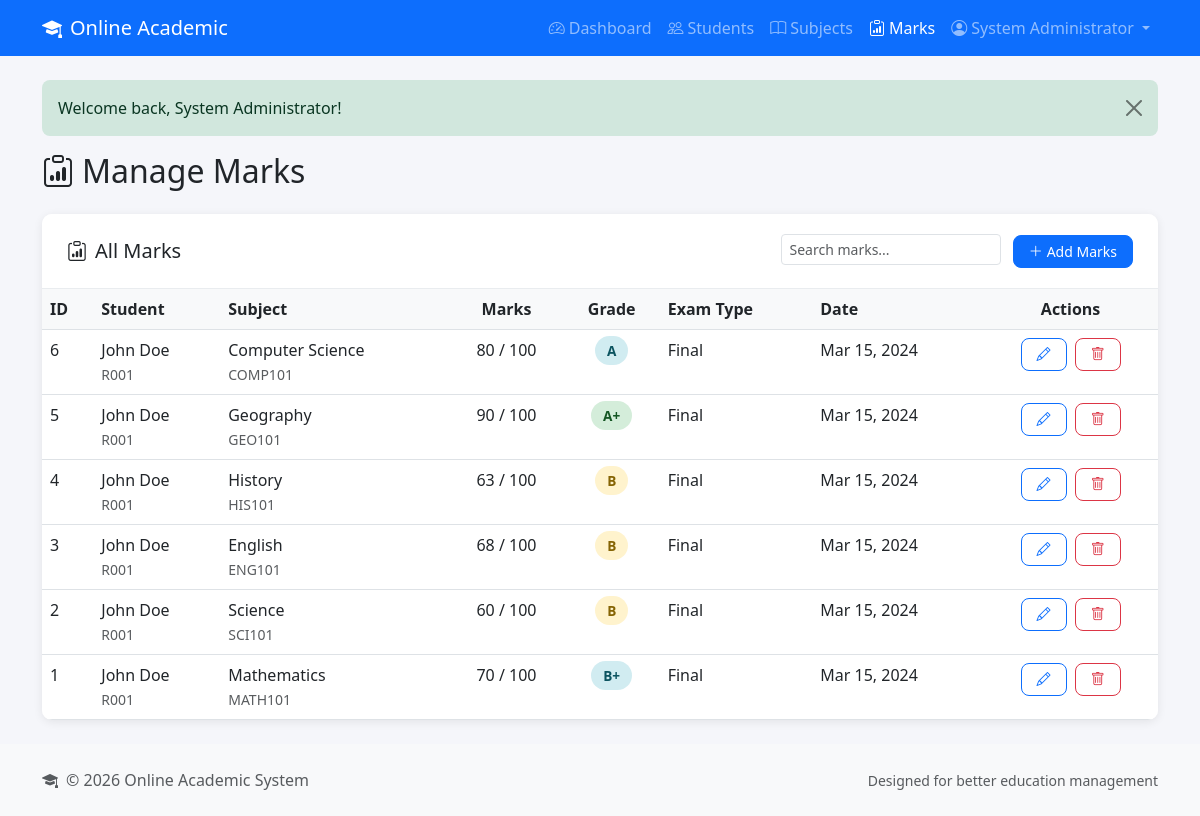
Screenshot of /admin/marks.php (signed in) with the database file from the repository.
### tables this page shows
CREATE TABLE IF NOT EXISTS marks (
    id INT AUTO_INCREMENT PRIMARY KEY,
    student_id INT NOT NULL,
    subject_id INT NOT NULL,
    marks_obtained INT NOT NULL,
    exam_type ENUM('midterm', 'final', 'quiz', 'assignment') DEFAULT 'final',
    exam_date DATE,
    remarks VARCHAR(255),
    created_by INT,
    created_at TIMESTAMP DEFAULT CURRENT_TIMESTAMP,
    updated_at TIMESTAMP DEFAULT CURRENT_TIMESTAMP ON UPDATE CURRENT_TIMESTAMP,
    FOREIGN KEY (student_id) REFERENCES users(id) ON DELETE CASCADE,
    FOREIGN KEY (subject_id) REFERENCES subjects(id) ON DELETE CASCADE,
    FOREIGN KEY (created_by) REFERENCES users(id) ON DELETE SET NULL,
    UNIQUE KEY unique_mark (student_id, subject_id, exam_type, exam_date),
    INDEX idx_student (student_id),
    INDEX idx_subject (subject_id),
    INDEX idx_exam_type (exam_type)
);

CREATE TABLE IF NOT EXISTS users (
    id INT AUTO_INCREMENT PRIMARY KEY,
    username VARCHAR(50) UNIQUE NOT NULL,
    password VARCHAR(255) NOT NULL,
    email VARCHAR(100) UNIQUE NOT NULL,
    full_name VARCHAR(100) NOT NULL,
    role ENUM('student', 'admin') DEFAULT 'student',
    roll_number VARCHAR(20) UNIQUE,
    class VARCHAR(20),
    phone VARCHAR(15),
    address TEXT,
    status ENUM('active', 'inactive') DEFAULT 'active',
    created_at TIMESTAMP DEFAULT CURRENT_TIMESTAMP,
    updated_at TIMESTAMP DEFAULT CURRENT_TIMESTAMP ON UPDATE CURRENT_TIMESTAMP,
    INDEX idx_role (role),
    INDEX idx_roll_number (roll_number),
    INDEX idx_status (status)
);

CREATE TABLE IF NOT EXISTS subjects (
    id INT AUTO_INCREMENT PRIMARY KEY,
    subject_code VARCHAR(20) UNIQUE NOT NULL,
    subject_name VARCHAR(100) NOT NULL,
    max_marks INT DEFAULT 100,
    pass_marks INT DEFAULT 40,
    description TEXT,
    status ENUM('active', 'inactive') DEFAULT 'active',
    created_at TIMESTAMP DEFAULT CURRENT_TIMESTAMP,
    INDEX idx_subject_code (subject_code),
    INDEX idx_status (status)
);

### config/database.php (called while the page is built, shortened)
<?php
function getDBConnection() {
    static $pdo = null;
    if ($pdo === null) {
        try {
            $dsn = "mysql:host=" . DB_HOST . ";dbname=" . DB_NAME . ";charset=" . DB_CHARSET;
            $options = [
                PDO::ATTR_ERRMODE => PDO::ERRMODE_EXCEPTION,
                PDO::ATTR_DEFAULT_FETCH_MODE => PDO::FETCH_ASSOC,
                PDO::ATTR_EMULATE_PREPARES => false,
                PDO::MYSQL_ATTR_INIT_COMMAND => "SET NAMES " . DB_CHARSET . " COLLATE utf8mb4_unicode_ci"
            ];
            $pdo = new PDO($dsn, DB_USER, DB_PASS, $options);
        } catch (PDOException $e) {
            error_log("Database connection failed: " . $e->getMessage());
            throw new Exception("Database connection failed. Please try again later.");
        }
    }
    return $pdo;
}
function executeQuery($sql, $params = []) {
    $pdo = getDBConnection();
    $stmt = $pdo->prepare($sql);
    $stmt->execute($params);
    return $stmt;
}
function fetchAll($sql, $params = []) {
    return executeQuery($sql, $params)->fetchAll();
}

### admin/marks.php (the view, shortened to what this page needs)
<?php
require_once __DIR__ . '/../includes/functions.php';
$action = $_GET['action'] ?? 'list';
$error = '';
$students = getAllStudents();
$subjects = getAllSubjects();
$editMark = null;
$marks = fetchAll(
    "SELECT m.*, u.full_name as student_name, u.roll_number, s.subject_name, s.subject_code, s.max_marks, s.pass_marks
     FROM marks m
     JOIN users u ON m.student_id = u.id
     JOIN subjects s ON m.subject_id = s.id
     ORDER BY m.created_at DESC"
);
include __DIR__ . '/../includes/header.php';
?>
<div class="row">
    <div class="col-12">
        <h2 class="mb-4">
            <i class="bi bi-clipboard-data me-2"></i>Manage Marks
        </h2>
    </div>
</div>
<?php if ($action === 'add' || $action === 'edit'): ?>
<div class="row">
    <div class="col-md-8 mx-auto">
        <div class="card">
            <div class="card-header">
                <h5 class="mb-0">
                    <i class="bi bi-<?php echo $action === 'add' ? 'plus-lg' : 'pencil'; ?> me-2"></i>
                    <?php echo $action === 'add' ? 'Add New Marks' : 'Edit Marks'; ?>
                </h5>
            </div>
            <div class="card-body">
                <?php if ($error): ?>
                    <div class="alert alert-danger"><?php echo $error; ?></div>
                <?php endif; ?>
                <form method="POST" action="" class="needs-validation" novalidate>
                    <input type="hidden" name="id" value="<?php echo $editMark['id'] ?? ''; ?>">
                    <div class="row">
                        <div class="col-md-6 mb-3">
                            <label class="form-label">Student *</label>
                            <select class="form-select" name="student_id" required>
                                <option value="">Select Student</option>
                                <?php foreach ($students as $student): ?>
                                <option value="<?php echo $student['id']; ?>"
                                    <?php echo ($editMark['student_id'] ?? '') == $student['id'] ? 'selected' : ''; ?>>
                                    <?php echo htmlspecialchars($student['full_name'] . ' (' . $student['roll_number'] . ')'); ?>
                                </option>
                                <?php endforeach; ?>
                            </select>
                        </div>
                        <div class="col-md-6 mb-3">
                            <label class="form-label">Subject *</label>
                            <select class="form-select" name="subject_id" required>
                                <option value="">Select Subject</option>
                                <?php foreach ($subjects as $subject): ?>
                                <option value="<?php echo $subject['id']; ?>"
                                    data-max-marks="<?php echo $subject['max_marks']; ?>"
                                    <?php echo ($editMark['subject_id'] ?? '') == $subject['id'] ? 'selected' : ''; ?>>
                                    <?php echo htmlspecialchars($subject['subject_name'] . ' (' . $subject['subject_code'] . ')'); ?>
                                </option>
                                <?php endforeach; ?>
                            </select>
                        </div>
                    </div>
                    <div class="row">
                        <div class="col-md-4 mb-3">
                            <label class="form-label">Marks Obtained *</label>
                            <input type="number" class="form-control marks-input" name="marks_obtained" required
                                   min="0" id="marksObtained"
                                   value="<?php echo $editMark['marks_obtained'] ?? ''; ?>">
                            <small class="text-muted">Max marks: <span id="maxMarksDisplay">100</span></small>
                        </div>
                        <div class="col-md-4 mb-3">
                            <label class="form-label">Exam Type *</label>
                            <select class="form-select" name="exam_type" required>
                                <option value="midterm" <?php echo ($editMark['exam_type'] ?? '') === 'midterm' ? 'selected' : ''; ?>>Midterm</option>
                                <option value="final" <?php echo ($editMark['exam_type'] ?? 'final') === 'final' ? 'selected' : ''; ?>>Final</option>
                                <option value="quiz" <?php echo ($editMark['exam_type'] ?? '') === 'quiz' ? 'selected' : ''; ?>>Quiz</option>
                                <option value="assignment" <?php echo ($editMark['exam_type'] ?? '') === 'assignment' ? 'selected' : ''; ?>>Assignment</option>
                            </select>
                        </div>
                        <div class="col-md-4 mb-3">
                            <label class="form-label">Exam Date *</label>
                            <input type="date" class="form-control" name="exam_date" required
                                   value="<?php echo $editMark['exam_date'] ?? date('Y-m-d'); ?>">
                        </div>
                    </div>
                    <div class="mb-3">
                        <label class="form-label">Remarks</label>
                        <textarea class="form-control" name="remarks" rows="2"><?php echo htmlspecialchars($editMark['remarks'] ?? ''); ?></textarea>
                    </div>
                    <div class="d-flex justify-content-between">
                        <a href="marks.php" class="btn btn-secondary">
                            <i class="bi bi-arrow-left me-1"></i>Back
                        </a>
                        <button type="submit" name="save_mark" class="btn btn-primary">
                            <i class="bi bi-check-lg me-1"></i>Save Marks
                        </button>
                    </div>
                </form>
            </div>
        </div>
    </div>
</div>
<script>
// Update max marks display when subject changes
document.querySelector('select[name="subject_id"]').addEventListener('change', function() {
    const selectedOption = this.options[this.selectedIndex];
    const maxMarks = selectedOption.getAttribute('data-max-marks') || 100;
    document.getElementById('maxMarksDisplay').textContent = maxMarks;
    document.getElementById('marksObtained').setAttribute('max', maxMarks);
});
</script>
<?php else: ?>
<div class="row">
    <div class="col-12">
        <div class="table-card">
            <div class="card-header d-flex justify-content-between align-items-center">
                <h5 class="mb-0"><i class="bi bi-clipboard-data me-2"></i>All Marks</h5>
                <div>
                    <input type="text" class="form-control form-control-sm d-inline-block w-auto me-2 table-search"
                           data-table="marksTable" placeholder="Search marks...">
                    <a href="marks.php?action=add" class="btn btn-primary btn-sm">
                        <i class="bi bi-plus-lg me-1"></i>Add Marks
                    </a>
                </div>
            </div>
            <div class="card-body p-0">
                <?php if (empty($marks)): ?>
                    <div class="empty-state">
                        <i class="bi bi-inbox empty-state-icon"></i>
                        <h4>No Marks Found</h4>
                        <p class="text-muted">Start by adding marks for students.</p>
                        <a href="marks.php?action=add" class="btn btn-primary">
                            <i class="bi bi-plus-lg me-1"></i>Add Marks
                        </a>
                    </div>
                <?php else: ?>
                    <div class="table-responsive">
                        <table class="table table-hover mb-0" id="marksTable">
                            <thead>
                                <tr>
                                    <th>ID</th>
                                    <th>Student</th>
                                    <th>Subject</th>
                                    <th class="text-center">Marks</th>
                                    <th class="text-center">Grade</th>
                                    <th>Exam Type</th>
                                    <th>Date</th>
                                    <th class="text-center">Actions</th>
                                </tr>
                            </thead>
                            <tbody>
                                <?php foreach ($marks as $mark):
                                    $grade = calculateGrade($mark['marks_obtained'], $mark['max_marks']);
                                ?>
                                <tr>
                                    <td><?php echo $mark['id']; ?></td>
                                    <td>
                                        <?php echo htmlspecialchars($mark['student_name']); ?><br>
                                        <small class="text-muted"><?php echo htmlspecialchars($mark['roll_number']); ?></small>
                                    </td>
                                    <td>
                                        <?php echo htmlspecialchars($mark['subject_name']); ?><br>
                                        <small class="text-muted"><?php echo htmlspecialchars($mark['subject_code']); ?></small>
                                    </td>
                                    <td class="text-center">
                                        <?php echo $mark['marks_obtained']; ?> / <?php echo $mark['max_marks']; ?>
                                    </td>
                                    <td class="text-center">
                                        <span class="grade-badge grade-<?php echo strtolower(str_replace('+', '-plus', $grade)); ?>">
                                            <?php echo $grade; ?>
                                        </span>
                                    </td>
                                    <td><?php echo ucfirst($mark['exam_type']); ?></td>
                                    <td><?php echo formatDate($mark['exam_date']); ?></td>
                                    <td class="text-center">
                                        <a href="marks.php?action=edit&id=<?php echo $mark['id']; ?>"
                                           class="btn btn-sm btn-outline-primary me-1" title="Edit">
                                            <i class="bi bi-pencil"></i>
                                        </a>
                                        <a href="marks.php?action=delete&id=<?php echo $mark['id']; ?>"
                                           class="btn btn-sm btn-outline-danger btn-delete" title="Delete"
                                           onclick="return confirm('Are you sure you want to delete these marks?')">
                                            <i class="bi bi-trash"></i>
                                        </a>
                                    </td>
                                </tr>
                                <?php endforeach; ?>
                            </tbody>
                        </table>
                    </div>
                <?php endif; ?>
            </div>
        </div>
    </div>
</div>
<?php endif; ?>
<?php include __DIR__ . '/../includes/footer.php'; ?>

### assets/css/style.css (style rules this page uses)
:root { --primary-color: #0d6efd; --secondary-color: #6c757d; --success-color: #198754; --info-color: #0dcaf0; --warning-color: #ffc107; --danger-color: #dc3545; --light-color: #f8f9fa; --dark-color: #212529; }
html, body { height: 100%; }
body { display: flex; flex-direction: column; background-color: #f5f6fa; }
.table-card { background: white; border-radius: 10px; box-shadow: 0 2px 10px rgba(0,0,0,0.08); overflow: hidden; }
.table-card .card-header { background: white; border-bottom: 1px solid #e9ecef; padding: 20px 25px; }
.table-card .table { margin-bottom: 0; }
.table-card .table th { background-color: #f8f9fa; font-weight: 600; border-top: none; }
.grade-badge { padding: 5px 12px; border-radius: 20px; font-weight: 600; font-size: 0.85rem; }
.grade-a-plus { background-color: #d4edda; color: #155724; }
.grade-a { background-color: #d1ecf1; color: #0c5460; }
.grade-b-plus { background-color: #d1ecf1; color: #0c5460; }
.grade-b { background-color: #fff3cd; color: #856404; }
.btn { border-radius: 8px; font-weight: 500; padding: 10px 20px; }
.btn-sm { padding: 5px 15px; font-size: 0.875rem; }

### rows the page displays
marks: id "6", student.full_name "John Doe", student.roll_number "R001", subject.subject_name "Computer Science", subject.subject_code "COMP101", marks_obtained "80", subject.max_marks "100", marks_obtained.max_marks "A", exam_type "Final", exam_date "Mar 15, 2024"
marks: id "5", student.full_name "John Doe", student.roll_number "R001", subject.subject_name "Geography", subject.subject_code "GEO101", marks_obtained "90", subject.max_marks "100", marks_obtained.max_marks "A+", exam_type "Final", exam_date "Mar 15, 2024"
marks: id "4", student.full_name "John Doe", student.roll_number "R001", subject.subject_name "History", subject.subject_code "HIS101", marks_obtained "63", subject.max_marks "100", marks_obtained.max_marks "B", exam_type "Final", exam_date "Mar 15, 2024"
marks: id "3", student.full_name "John Doe", student.roll_number "R001", subject.subject_name "English", subject.subject_code "ENG101", marks_obtained "68", subject.max_marks "100", marks_obtained.max_marks "B", exam_type "Final", exam_date "Mar 15, 2024"
marks: id "2", student.full_name "John Doe", student.roll_number "R001", subject.subject_name "Science", subject.subject_code "SCI101", marks_obtained "60", subject.max_marks "100", marks_obtained.max_marks "B", exam_type "Final", exam_date "Mar 15, 2024"
marks: id "1", student.full_name "John Doe", student.roll_number "R001", subject.subject_name "Mathematics", subject.subject_code "MATH101", marks_obtained "70", subject.max_marks "100", marks_obtained.max_marks "B+", exam_type "Final", exam_date "Mar 15, 2024"

### other values shown
$_SESSION['full_name'] "System Administrator"
$flash['message'] "Welcome back, System Administrator!"
